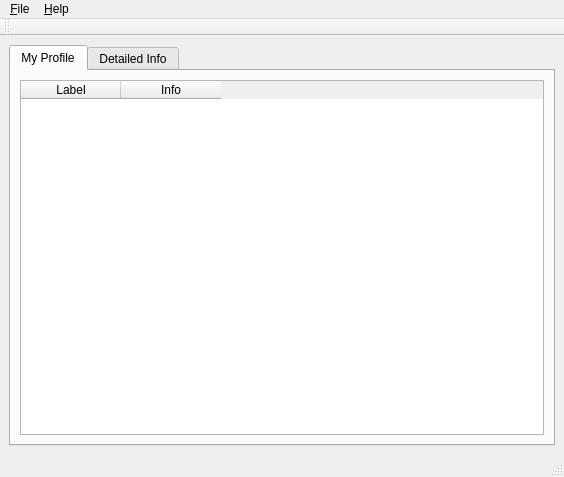
<?xml version="1.0" encoding="UTF-8"?>
<ui version="4.0">
 <class>MainWindow</class>
 <widget class="QMainWindow" name="MainWindow">
  <property name="geometry">
   <rect>
    <x>0</x>
    <y>0</y>
    <width>564</width>
    <height>477</height>
   </rect>
  </property>
  <property name="windowTitle">
   <string>Smolt</string>
  </property>
  <property name="windowIcon">
   <iconset resource="../icons/data.qrc">
    <normaloff>:/data/smolt.png</normaloff>:/data/smolt.png</iconset>
  </property>
  <widget class="QWidget" name="centralwidget">
   <layout class="QGridLayout" name="gridLayout_2">
    <item row="0" column="0">
     <widget class="QTabWidget" name="tabWidget">
      <property name="currentIndex">
       <number>0</number>
      </property>
      <widget class="QWidget" name="tab">
       <attribute name="title">
        <string>My Profile</string>
       </attribute>
       <layout class="QGridLayout" name="gridLayout">
        <item row="0" column="0">
         <widget class="QTableWidget" name="defaultTableWidget">
          <column>
           <property name="text">
            <string>Label</string>
           </property>
          </column>
          <column>
           <property name="text">
            <string>Info</string>
           </property>
          </column>
         </widget>
        </item>
       </layout>
      </widget>
      <widget class="QWidget" name="tab_2">
       <attribute name="title">
        <string>Detailed Info</string>
       </attribute>
       <layout class="QGridLayout" name="gridLayout_3">
        <item row="0" column="0">
         <widget class="QTableWidget" name="detailedTableWidget">
          <column/>
          <column/>
          <column/>
          <column/>
         </widget>
        </item>
       </layout>
      </widget>
     </widget>
    </item>
   </layout>
  </widget>
  <widget class="QMenuBar" name="menubar">
   <property name="geometry">
    <rect>
     <x>0</x>
     <y>0</y>
     <width>564</width>
     <height>23</height>
    </rect>
   </property>
   <widget class="QMenu" name="menu_File">
    <property name="title">
     <string>&amp;File</string>
    </property>
    <addaction name="action_Send"/>
    <addaction name="action_My_Smolt_Page"/>
    <addaction name="action_Exit"/>
   </widget>
   <widget class="QMenu" name="menu_Help">
    <property name="title">
     <string>&amp;Help</string>
    </property>
    <addaction name="action_Privacy_Policy"/>
    <addaction name="action_About"/>
   </widget>
   <addaction name="menu_File"/>
   <addaction name="menu_Help"/>
  </widget>
  <widget class="QToolBar" name="toolBar">
   <property name="windowTitle">
    <string>toolBar</string>
   </property>
   <attribute name="toolBarArea">
    <enum>TopToolBarArea</enum>
   </attribute>
   <attribute name="toolBarBreak">
    <bool>false</bool>
   </attribute>
  </widget>
  <widget class="QStatusBar" name="statusBar"/>
  <action name="action_Send">
   <property name="text">
    <string>&amp;Send</string>
   </property>
   <property name="shortcut">
    <string>Ctrl+S</string>
   </property>
  </action>
  <action name="action_My_Smolt_Page">
   <property name="text">
    <string>&amp;My Smolt Page</string>
   </property>
  </action>
  <action name="action_Exit">
   <property name="text">
    <string>&amp;Exit</string>
   </property>
  </action>
  <action name="action_Privacy_Policy">
   <property name="text">
    <string>&amp;Privacy Policy</string>
   </property>
  </action>
  <action name="action_About">
   <property name="text">
    <string>&amp;About</string>
   </property>
  </action>
 </widget>
 <resources>
  <include location="../icons/data.qrc"/>
 </resources>
 <connections/>
</ui>
